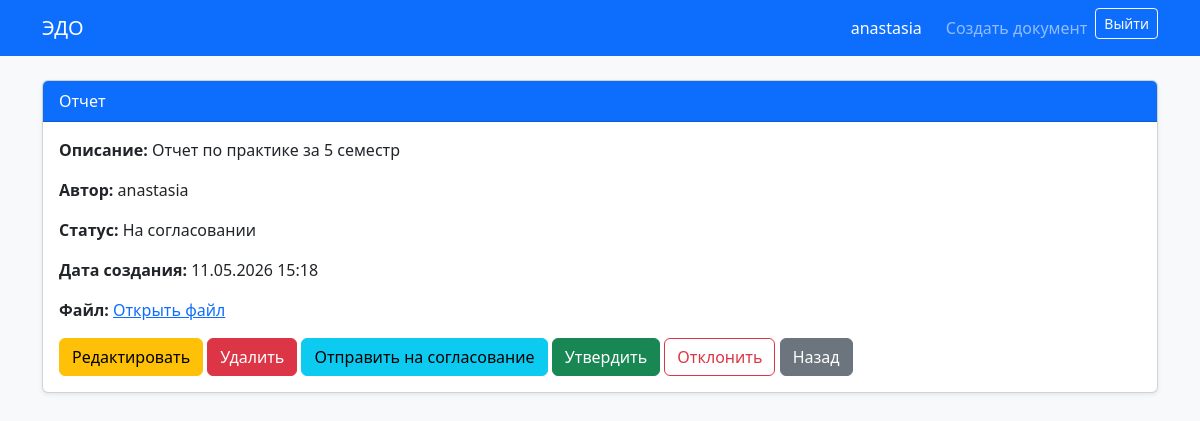
Screenshot of /documents/1/ (signed in) with the database file from the repository.
### documents/models.py (models this page shows, shortened)
class Document(models.Model):
    title = models.CharField(max_length=255, verbose_name='Название')
    description = models.TextField(blank=True, verbose_name='Описание')
    file = models.FileField(upload_to='documents/', verbose_name='Файл')
    author = models.ForeignKey(
        User,
        on_delete=models.CASCADE,
        related_name='documents',
        verbose_name='Автор'
    )
    status = models.ForeignKey(
        Status,
        on_delete=models.SET_NULL,
        null=True,
        blank=True,
        verbose_name='Статус'
    )
    created_at = models.DateTimeField(auto_now_add=True, verbose_name='Дата создания')
    updated_at = models.DateTimeField(auto_now=True, verbose_name='Дата обновления')
    class Meta:
        verbose_name = 'Документ'
        verbose_name_plural = 'Документы'
        ordering = ['-created_at']

class Status(models.Model):
    name = models.CharField(max_length=100, verbose_name='Название статуса')
    class Meta:
        verbose_name = 'Статус'
        verbose_name_plural = 'Статусы'

### documents/views.py (the view)
# urls.py: path('documents/<int:pk>/', views.document_detail, name='document_detail'),
@login_required
def document_detail(request, pk):
    document = get_object_or_404(Document, pk=pk)
    return render(request, 'documents/document_detail.html', {
        'document': document
    })

### templates/documents/document_detail.html
{% extends 'base.html' %}
{% block content %}
<div class="card shadow-sm">
    <div class="card-header bg-primary text-white">
        {{ document.title }}
    </div>
    <div class="card-body">
        <p><strong>Описание:</strong> {{ document.description }}</p>
        <p><strong>Автор:</strong> {{ document.author.username }}</p>
        <p>
            <strong>Статус:</strong>
            {% if document.status %}
                {{ document.status.name }}
            {% else %}
                Без статуса
            {% endif %}
        </p>
        <p><strong>Дата создания:</strong> {{ document.created_at|date:"d.m.Y H:i" }}</p>
        {% if document.file %}
            <p>
                <strong>Файл:</strong>
                <a href="{{ document.file.url }}" target="_blank">
                    Открыть файл
                </a>
            </p>
        {% endif %}
        <div class="mt-3">
            {% if document.author == user or user.is_staff %}
                <a href="{% url 'document_edit' document.pk %}" class="btn btn-warning">
                    Редактировать
                </a>
                <a href="{% url 'document_delete' document.pk %}" class="btn btn-danger">
                    Удалить
                </a>
                <a href="{% url 'send_to_approval' document.pk %}" class="btn btn-info">
                    Отправить на согласование
                </a>
            {% endif %}
            {% if user.is_staff or user.groups.all.0.name == 'Руководитель' %}
                <a href="{% url 'approve_document' document.pk %}" class="btn btn-success">
                    Утвердить
                </a>
                <a href="{% url 'reject_document' document.pk %}" class="btn btn-outline-danger">
                    Отклонить
                </a>
            {% endif %}
            <a href="{% url 'document_list' %}" class="btn btn-secondary">
                Назад
            </a>
        </div>
    </div>
</div>
{% endblock %}

### templates/base.html (shortened to what this page needs)
<!doctype html>
<html lang="ru">
<head>
    <link
        href="https://cdn.jsdelivr.net/npm/bootstrap@5.3.3/dist/css/bootstrap.min.css"
        rel="stylesheet"
    >
</head>
<body class="bg-light">
<nav class="navbar navbar-expand-lg navbar-dark bg-primary mb-4">
    <div class="container">
        <a class="navbar-brand" href="{% url 'document_list' %}">
            ЭДО
        </a>
        <div class="navbar-nav ms-auto">
            {% if user.is_authenticated %}
                <span class="navbar-text text-white me-3">
                    {{ user.username }}
                </span>
                <a class="nav-link" href="{% url 'document_create' %}">
                    Создать документ
                </a>
                <form method="post" action="{% url 'logout' %}" class="d-inline">
                    <button class="btn btn-outline-light btn-sm" type="submit">
                        Выйти
                    </button>
                </form>
            {% else %}
                <a class="nav-link" href="{% url 'login' %}">Вход</a>
                <a class="nav-link" href="{% url 'register' %}">Регистрация</a>
            {% endif %}
        </div>
    </div>
</nav>
<main class="container">
    {% block content %}
    {% endblock %}
</main>
</body>
</html>

### rows the page displays
Document: title "Отчет", description "Отчет по практике за 5 семестр", author.username "anastasia", status.name "На согласовании", created_at "11.05.2026 15:18"

### other values shown
{{ user.username }} "anastasia"
